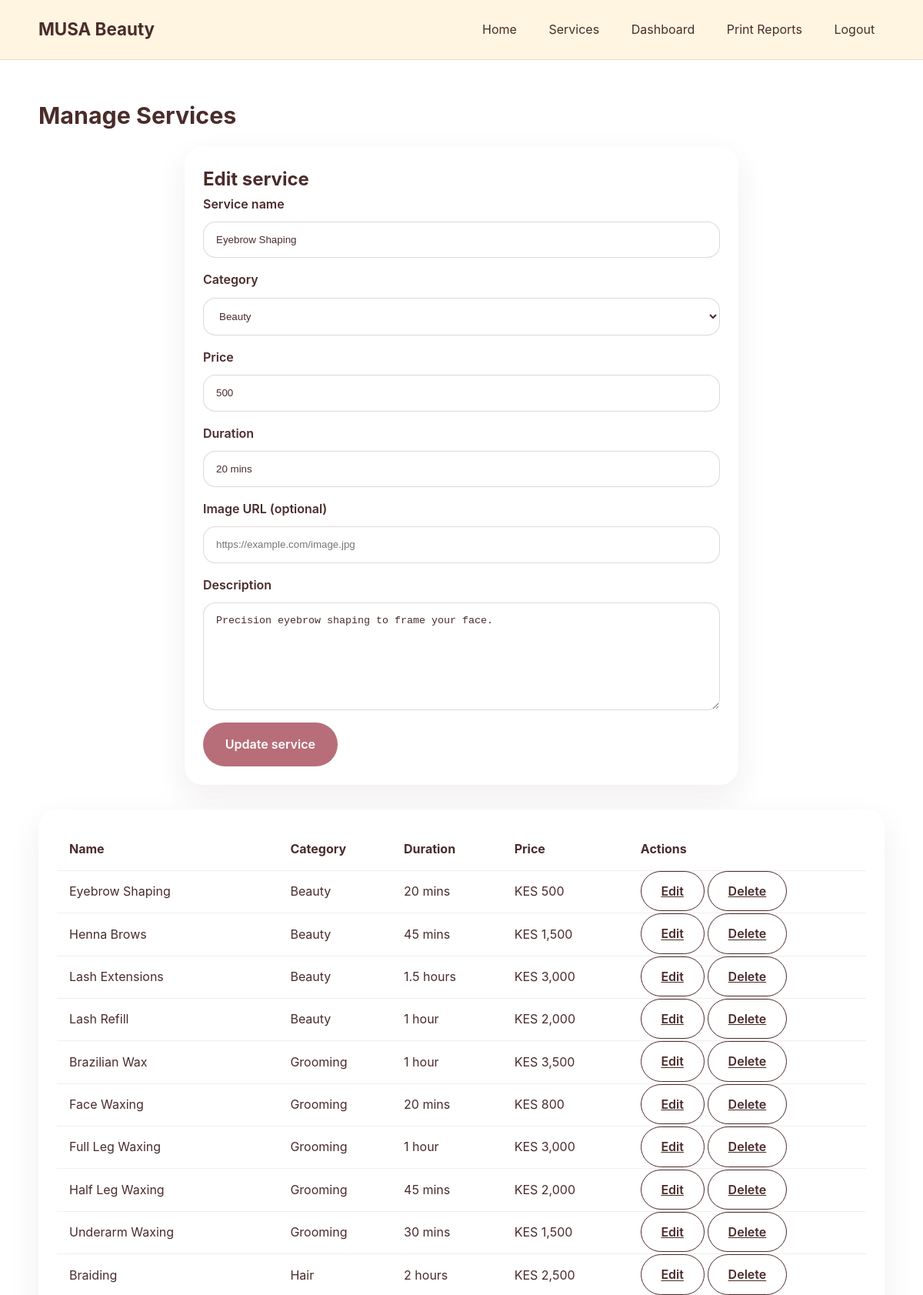
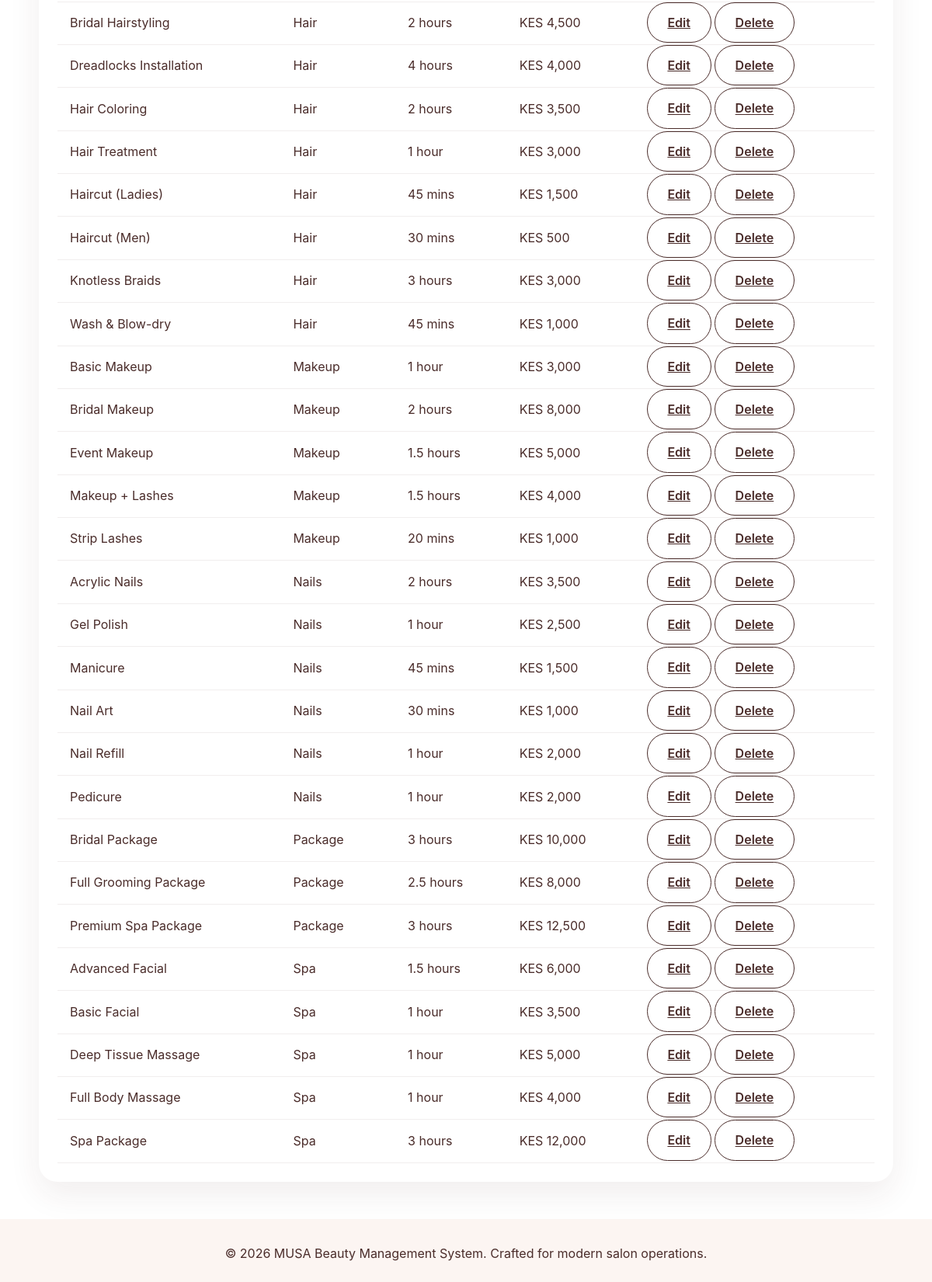
The app's page /admin/manage_services.php?edit=21 (signed in) with its own data (2 pictures, top to bottom).
### tables this page shows
CREATE TABLE IF NOT EXISTS services (
  id INT AUTO_INCREMENT PRIMARY KEY,
  name VARCHAR(150) NOT NULL,
  category VARCHAR(100) NOT NULL,
  price INT NOT NULL DEFAULT 0,
  duration VARCHAR(100) NOT NULL,
  description TEXT NOT NULL,
  image VARCHAR(255) DEFAULT NULL
);

### includes/service_functions.php (called while the page is built, shortened)
<?php
function fetchServices($pdo, $category = null) {
    $stmt = $pdo->query('SELECT * FROM services ORDER BY category, name');
    return $stmt->fetchAll();
}
function fetchServiceById($pdo, $id) {
    $stmt = $pdo->prepare('SELECT * FROM services WHERE id = :id LIMIT 1');
    $stmt->execute([':id' => $id]);
    return $stmt->fetch();
}

### admin/manage_services.php (the view, shortened to what this page needs)
<?php
require_once __DIR__ . '/../includes/auth.php';
require_once __DIR__ . '/../includes/service_functions.php';
$categories = ['Hair', 'Nails', 'Makeup', 'Beauty', 'Spa', 'Grooming', 'Package'];
$services = fetchServices($pdo);
$editService = null;
if (isset($_GET['edit'])) {
    $editId = (int) $_GET['edit'];
    $editService = fetchServiceById($pdo, $editId);
}
?>
<?php include __DIR__ . '/../includes/header.php'; ?>
<section class="section section-light">
    <div class="container">
        <h1 class="section-title">Manage Services</h1>
        <div class="card form-card">
            <h2><?php echo $editService ? 'Edit service' : 'Add service'; ?></h2>
            <form method="post">
                <div class="form-group">
                    <label for="name">Service name</label>
                    <input type="text" id="name" name="name" value="<?php echo $editService ? htmlspecialchars($editService['name']) : ''; ?>" required>
                </div>
                <div class="form-group">
                    <label for="category">Category</label>
                    <select id="category" name="category" required>
                        <?php foreach ($categories as $category): ?>
                            <option value="<?php echo $category; ?>" <?php echo $editService && $editService['category'] === $category ? 'selected' : ''; ?>><?php echo $category; ?></option>
                        <?php endforeach; ?>
                    </select>
                </div>
                <div class="form-group">
                    <label for="price">Price</label>
                    <input type="number" id="price" name="price" value="<?php echo $editService ? htmlspecialchars($editService['price']) : ''; ?>" required>
                </div>
                <div class="form-group">
                    <label for="duration">Duration</label>
                    <input type="text" id="duration" name="duration" value="<?php echo $editService ? htmlspecialchars($editService['duration']) : ''; ?>" placeholder="e.g. 45 mins" required>
                </div>
                <div class="form-group">
                    <label for="image">Image URL (optional)</label>
                    <input type="text" id="image" name="image" value="<?php echo $editService ? htmlspecialchars($editService['image']) : ''; ?>" placeholder="https://example.com/image.jpg">
                </div>
                <div class="form-group">
                    <label for="description">Description</label>
                    <textarea id="description" name="description" required><?php echo $editService ? htmlspecialchars($editService['description']) : ''; ?></textarea>
                </div>
                <button type="submit" class="primary-btn"><?php echo $editService ? 'Update service' : 'Add service'; ?></button>
            </form>
        </div>
        <div class="card table-card" style="margin-top:2rem;">
            <div class="table-wrapper">
                <table class="table">
                    <thead>
                        <tr><th>Name</th><th>Category</th><th>Duration</th><th>Price</th><th>Actions</th></tr>
                    </thead>
                    <tbody>
                        <?php foreach ($services as $service): ?>
                            <tr>
                                <td><?php echo htmlspecialchars($service['name']); ?></td>
                                <td><?php echo htmlspecialchars($service['category']); ?></td>
                                <td><?php echo htmlspecialchars($service['duration']); ?></td>
                                <td>KES <?php echo number_format($service['price']); ?></td>
                                <td>
                                    <a href="/admin/manage_services.php?edit=<?php echo $service['id']; ?>" class="secondary-btn">Edit</a>
                                    <a href="/admin/manage_services.php?delete=<?php echo $service['id']; ?>" class="secondary-btn">Delete</a>
                                </td>
                            </tr>
                        <?php endforeach; ?>
                    </tbody>
                </table>
            </div>
        </div>
    </div>
</section>
<?php include __DIR__ . '/../includes/footer.php'; ?>

### assets/css/style.css (style rules this page uses)
:root { --soft-pink: #F8BBD0; --cream: #FFF5E1; --rose-gold: #B76E79; --deep-plum: #4A2C2A; --gold: #D4AF37; --white: #ffffff; --bg: #fcf5f2; --shadow: 0 16px 40px rgba(75, 44, 42, 0.08); }
* { box-sizing: border-box; margin: 0; padding: 0; }
body { font-family: 'Inter', system-ui, sans-serif; color: var(--deep-plum); background: var(--bg); line-height: 1.6; }
.container { width: min(1100px, calc(100% - 2rem)); margin: 0 auto; }
.primary-btn, .secondary-btn { border: none; border-radius: 999px; cursor: pointer; font-weight: 600; transition: transform 0.2s ease, box-shadow 0.2s ease; }
.primary-btn { background: var(--rose-gold); color: #fff; padding: 1rem 1.8rem; }
.secondary-btn { background: transparent; color: var(--deep-plum); border: 1px solid var(--deep-plum); padding: 0.95rem 1.6rem; }
.card-grid, .table-card, .info-grid { display: grid; gap: 1.5rem; }
.card, .table-card, .review-card, .report-card { background: #fff; border-radius: 24px; box-shadow: var(--shadow); padding: 1.5rem; }
.section-title { margin-bottom: 1rem; font-size: 1.9rem; }
.section { padding: 3rem 0; }
.section-light { background: #fff; }
.form-card { max-width: 720px; margin: 0 auto; }
.form-group { display: grid; gap: 0.6rem; margin-bottom: 1rem; }
.form-group label { font-weight: 600; }
.form-group input, .form-group select, .form-group textarea { width: 100%; border: 1px solid rgba(74, 44, 42, 0.18); border-radius: 16px; padding: 0.95rem 1rem; background: #fff; color: var(--deep-plum); }
.form-group textarea { min-height: 140px; resize: vertical; }
.table-wrapper { overflow-x: auto; }
.table { width: 100%; border-collapse: collapse; }
.table th, .table td { padding: 0.9rem 1rem; text-align: left; border-bottom: 1px solid rgba(74, 44, 42, 0.08); }
.table th { color: var(--deep-plum); font-weight: 700; }
input[type="submit"], button { font: inherit; }

### records on screen
services: name "Eyebrow Shaping", category "Beauty", price "500", duration "20 mins", description "Precision eyebrow shaping to frame your face."
services: name "Henna Brows", category "Beauty", duration "45 mins", price "1,500"
services: name "Lash Extensions", category "Beauty", duration "1.5 hours", price "3,000"
services: name "Lash Refill", category "Beauty", duration "1 hour", price "2,000"
services: name "Brazilian Wax", category "Grooming", duration "1 hour", price "3,500"
services: name "Face Waxing", category "Grooming", duration "20 mins", price "800"
services: name "Full Leg Waxing", category "Grooming", duration "1 hour", price "3,000"
services: name "Half Leg Waxing", category "Grooming", duration "45 mins", price "2,000"
services: name "Underarm Waxing", category "Grooming", duration "30 mins", price "1,500"
services: name "Braiding", category "Hair", duration "2 hours", price "2,500"
services: name "Bridal Hairstyling", category "Hair", duration "2 hours", price "4,500"
services: name "Dreadlocks Installation", category "Hair", duration "4 hours", price "4,000"
services: name "Hair Coloring", category "Hair", duration "2 hours", price "3,500"
services: name "Hair Treatment", category "Hair", duration "1 hour", price "3,000"
services: name "Haircut (Ladies)", category "Hair", duration "45 mins", price "1,500"
services: name "Haircut (Men)", category "Hair", duration "30 mins", price "500"
services: name "Knotless Braids", category "Hair", duration "3 hours", price "3,000"
services: name "Wash & Blow-dry", category "Hair", duration "45 mins", price "1,000"
services: name "Basic Makeup", category "Makeup", duration "1 hour", price "3,000"
services: name "Bridal Makeup", category "Makeup", duration "2 hours", price "8,000"
services: name "Event Makeup", category "Makeup", duration "1.5 hours", price "5,000"
services: name "Makeup + Lashes", category "Makeup", duration "1.5 hours", price "4,000"
services: name "Strip Lashes", category "Makeup", duration "20 mins", price "1,000"
services: name "Acrylic Nails", category "Nails", duration "2 hours", price "3,500"
services: name "Gel Polish", category "Nails", duration "1 hour", price "2,500"
services: name "Manicure", category "Nails", duration "45 mins", price "1,500"
services: name "Nail Art", category "Nails", duration "30 mins", price "1,000"
services: name "Nail Refill", category "Nails", duration "1 hour", price "2,000"
services: name "Pedicure", category "Nails", duration "1 hour", price "2,000"
services: name "Bridal Package", category "Package", duration "3 hours", price "10,000"
services: name "Full Grooming Package", category "Package", duration "2.5 hours", price "8,000"
services: name "Premium Spa Package", category "Package", duration "3 hours", price "12,500"
services: name "Advanced Facial", category "Spa", duration "1.5 hours", price "6,000"
services: name "Basic Facial", category "Spa", duration "1 hour", price "3,500"
services: name "Deep Tissue Massage", category "Spa", duration "1 hour", price "5,000"
services: name "Full Body Massage", category "Spa", duration "1 hour", price "4,000"
services: name "Spa Package", category "Spa", duration "3 hours", price "12,000"
